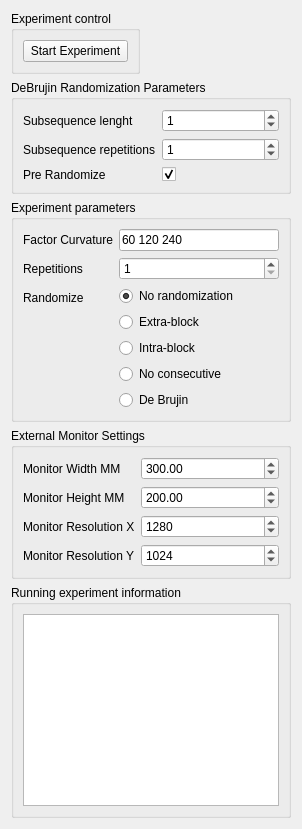
       <widget class="QWidget" name="tabExperiment">
        <attribute name="title">
         <string>Experiment</string>
        </attribute>
        <layout class="QHBoxLayout" name="horizontalLayout_5">
         <item>
          <layout class="QVBoxLayout" name="verticalLayout_19">
           <item>
            <layout class="QVBoxLayout" name="verticalLayout_18">
             <item>
              <layout class="QHBoxLayout" name="horizontalLayout_6">
               <item>
                <widget class="QGroupBox" name="groupBoxExperiment">
                 <property name="title">
                  <string>Experiment control</string>
                 </property>
                 <layout class="QVBoxLayout" name="verticalLayout_14">
                  <item>
                   <widget class="QPushButton" name="pushButtonStartExperiment">
                    <property name="text">
                     <string>Start Experiment</string>
                    </property>
                   </widget>
                  </item>
                 </layout>
                </widget>
               </item>
               <item>
                <spacer name="horizontalSpacer_2">
                 <property name="orientation">
                  <enum>Qt::Horizontal</enum>
                 </property>
                 <property name="sizeHint" stdset="0">
                  <size>
                   <width>40</width>
                   <height>20</height>
                  </size>
                 </property>
                </spacer>
               </item>
              </layout>
             </item>
             <item>
              <layout class="QVBoxLayout" name="verticalLayout_23">
               <item>
                <widget class="QGroupBox" name="groupBoxDeBrujinRandomization">
                 <property name="title">
                  <string>DeBrujin Randomization Parameters</string>
                 </property>
                 <layout class="QVBoxLayout" name="verticalLayout_15">
                  <item>
                   <layout class="QFormLayout" name="formLayout_7">
                    <item row="0" column="0">
                     <widget class="QLabel" name="subsequenceLenghtLabel">
                      <property name="text">
                       <string>Subsequence lenght</string>
                      </property>
                     </widget>
                    </item>
                    <item row="0" column="1">
                     <widget class="QSpinBox" name="subsequenceLenghtSpinBox">
                      <property name="toolTip">
                       <string>The lenght of a subsequence of trials.</string>
                      </property>
                      <property name="value">
                       <number>1</number>
                      </property>
                     </widget>
                    </item>
                    <item row="1" column="0">
                     <widget class="QLabel" name="subsequenceRepetitionsLabel">
                      <property name="text">
                       <string>Subsequence repetitions</string>
                      </property>
                     </widget>
                    </item>
                    <item row="1" column="1">
                     <widget class="QSpinBox" name="subsequenceRepetitionsSpinBox">
                      <property name="toolTip">
                       <string>The repetition of a given subsequence.</string>
                      </property>
                      <property name="value">
                       <number>1</number>
                      </property>
                     </widget>
                    </item>
                    <item row="2" column="0">
                     <widget class="QLabel" name="preRandomizeLabel">
                      <property name="text">
                       <string>Pre Randomize</string>
                      </property>
                     </widget>
                    </item>
                    <item row="2" column="1">
                     <widget class="QCheckBox" name="preRandomizeCheckBox">
                      <property name="toolTip">
                       <string>Prerandomize the subsequence. It allows to have different debrujin sequences for every experiment otherwise the same standard sequence is created.</string>
                      </property>
                      <property name="checked">
                       <bool>true</bool>
                      </property>
                     </widget>
                    </item>
                   </layout>
                  </item>
                 </layout>
                </widget>
               </item>
               <item>
                <widget class="QGroupBox" name="groupBoxExperimentParameters">
                 <property name="title">
                  <string>Experiment parameters</string>
                 </property>
                 <layout class="QVBoxLayout" name="verticalLayout_13">
                  <item>
                   <layout class="QFormLayout" name="formLayout_5">
                    <item row="0" column="0">
                     <widget class="QLabel" name="factorCurvatureLabel">
                      <property name="text">
                       <string>Factor Curvature</string>
                      </property>
                     </widget>
                    </item>
                    <item row="0" column="1">
                     <widget class="QLineEdit" name="factorCurvatureLineEdit">
                      <property name="toolTip">
                       <string>Insert the curvatures separated by spaces, the factors are then generated.</string>
                      </property>
                      <property name="text">
                       <string>60 120 240</string>
                      </property>
                     </widget>
                    </item>
                    <item row="1" column="0">
                     <widget class="QLabel" name="repetitionsLabel">
                      <property name="text">
                       <string>Repetitions</string>
                      </property>
                     </widget>
                    </item>
                    <item row="1" column="1">
                     <widget class="QSpinBox" name="repetitionsSpinBox">
                      <property name="minimum">
                       <number>1</number>
                      </property>
                     </widget>
                    </item>
                    <item row="2" column="0">
                     <widget class="QLabel" name="randomizeLabel">
                      <property name="text">
                       <string>Randomize</string>
                      </property>
                     </widget>
                    </item>
                    <item row="2" column="1">
                     <layout class="QVBoxLayout" name="verticalLayout_17">
                      <item>
                       <widget class="QRadioButton" name="radioButtonRandomizeNone">
                        <property name="toolTip">
                         <string>&lt;html&gt;&lt;head/&gt;&lt;body&gt;&lt;p&gt;Present trials in the same order as specified in the factor levels.&lt;/p&gt;&lt;/body&gt;&lt;/html&gt;</string>
                        </property>
                        <property name="text">
                         <string>No randomization</string>
                        </property>
                        <property name="checked">
                         <bool>true</bool>
                        </property>
                        <attribute name="buttonGroup">
                         <string notr="true">buttonGroupRandomizationMethod</string>
                        </attribute>
                       </widget>
                      </item>
                      <item>
                       <widget class="QRadioButton" name="radioButtonRandomizeExtrablock">
                        <property name="toolTip">
                         <string>&lt;html&gt;&lt;head/&gt;&lt;body&gt;&lt;p&gt;Randomize over the blocks (over the whole experiment). It is possible that two consecutive trials have the same factors.&lt;/p&gt;&lt;/body&gt;&lt;/html&gt;</string>
                        </property>
                        <property name="text">
                         <string>Extra-block</string>
                        </property>
                        <attribute name="buttonGroup">
                         <string notr="true">buttonGroupRandomizationMethod</string>
                        </attribute>
                       </widget>
                      </item>
                      <item>
                       <widget class="QRadioButton" name="radioButtonRandomizeIntraBlock">
                        <property name="toolTip">
                         <string>&lt;html&gt;&lt;head/&gt;&lt;body&gt;&lt;p&gt;Randomize within the block. Factor levels are shuffled within the repetition block.&lt;/p&gt;&lt;/body&gt;&lt;/html&gt;</string>
                        </property>
                        <property name="text">
                         <string>Intra-block</string>
                        </property>
                        <attribute name="buttonGroup">
                         <string notr="true">buttonGroupRandomizationMethod</string>
                        </attribute>
                       </widget>
                      </item>
                      <item>
                       <widget class="QRadioButton" name="radioButtonRandomizeNoConsecutiv">
                        <property name="toolTip">
                         <string>&lt;html&gt;&lt;head/&gt;&lt;body&gt;&lt;p align=&quot;justify&quot;&gt;Randomize the trials in such a way that no two consecutive trials have the same factor levels.&lt;/p&gt;&lt;/body&gt;&lt;/html&gt;</string>
                        </property>
                        <property name="text">
                         <string>No consecutive</string>
                        </property>
                        <attribute name="buttonGroup">
                         <string notr="true">buttonGroupRandomizationMethod</string>
                        </attribute>
                       </widget>
                      </item>
                      <item>
                       <widget class="QRadioButton" name="radioButtonDeBrujin">
                        <property name="toolTip">
                         <string>&lt;html&gt;&lt;head/&gt;&lt;body&gt;&lt;p align=&quot;justify&quot;&gt;The trials are presented in such a order that every possible combination of&lt;br/&gt;&lt;span style=&quot; font-style:italic;&quot;&gt;subsequence length&lt;/span&gt; factors is presented &lt;span style=&quot; font-style:italic;&quot;&gt;subsequence repetitions &lt;/span&gt;times. &lt;/p&gt;&lt;/body&gt;&lt;/html&gt;</string>
                        </property>
                        <property name="text">
                         <string>De Brujin</string>
                        </property>
                        <attribute name="buttonGroup">
                         <string notr="true">buttonGroupRandomizationMethod</string>
                        </attribute>
                       </widget>
                      </item>
                     </layout>
                    </item>
                   </layout>
                  </item>
                 </layout>
                </widget>
               </item>
              </layout>
             </item>
            </layout>
           </item>
           <item>
            <widget class="QGroupBox" name="groupBox_10">
             <property name="title">
              <string>External Monitor Settings</string>
             </property>
             <layout class="QVBoxLayout" name="verticalLayout_24">
              <item>
               <layout class="QFormLayout" name="formLayout_8">
                <property name="fieldGrowthPolicy">
                 <enum>QFormLayout::AllNonFixedFieldsGrow</enum>
                </property>
                <item row="0" column="0">
                 <widget class="QLabel" name="monitorWidthMMLabel">
                  <property name="text">
                   <string>Monitor Width MM</string>
                  </property>
                 </widget>
                </item>
                <item row="0" column="1">
                 <widget class="QDoubleSpinBox" name="monitorWidthMMDoubleSpinBox">
                  <property name="toolTip">
                   <string>The width of stimuli presentation monitor in millimeters.</string>
                  </property>
                  <property name="maximum">
                   <double>10000.000000000000000</double>
                  </property>
                  <property name="value">
                   <double>300.000000000000000</double>
                  </property>
                 </widget>
                </item>
                <item row="1" column="0">
                 <widget class="QLabel" name="monitorHeightMMLabel">
                  <property name="text">
                   <string>Monitor Height MM</string>
                  </property>
                 </widget>
                </item>
                <item row="1" column="1">
                 <widget class="QDoubleSpinBox" name="monitorHeightMMDoubleSpinBox">
                  <property name="toolTip">
                   <string>The height of stimuli presentation monitor in millimeters.</string>
                  </property>
                  <property name="maximum">
                   <double>10000.000000000000000</double>
                  </property>
                  <property name="value">
                   <double>200.000000000000000</double>
                  </property>
                 </widget>
                </item>
                <item row="2" column="0">
                 <widget class="QLabel" name="monitorResolutionXLabel">
                  <property name="text">
                   <string>Monitor Resolution X</string>
                  </property>
                 </widget>
                </item>
                <item row="2" column="1">
                 <widget class="QSpinBox" name="monitorResolutionXSpinBox">
                  <property name="toolTip">
                   <string>The horizontal resolution of stimuli presentation monitor in pixels.</string>
                  </property>
                  <property name="maximum">
                   <number>10000</number>
                  </property>
                  <property name="value">
                   <number>1280</number>
                  </property>
                 </widget>
                </item>
                <item row="3" column="0">
                 <widget class="QLabel" name="monitorResolutionYLabel">
                  <property name="text">
                   <string>Monitor Resolution Y</string>
                  </property>
                 </widget>
                </item>
                <item row="3" column="1">
                 <widget class="QSpinBox" name="monitorResolutionYSpinBox">
                  <property name="toolTip">
                   <string>The vertical resolution of stimuli presentation monitor in pixels.</string>
                  </property>
                  <property name="maximum">
                   <number>10000</number>
                  </property>
                  <property name="value">
                   <number>1024</number>
                  </property>
                 </widget>
                </item>
               </layout>
              </item>
             </layout>
            </widget>
           </item>
           <item>
            <widget class="QGroupBox" name="groupBoxExperimentInfo">
             <property name="title">
              <string>Running experiment information</string>
             </property>
             <layout class="QVBoxLayout" name="verticalLayout_16">
              <item>
               <widget class="QPlainTextEdit" name="plainTextExperimentInfo"/>
              </item>
             </layout>
            </widget>
           </item>
          </layout>
         </item>
        </layout>
       </widget>
